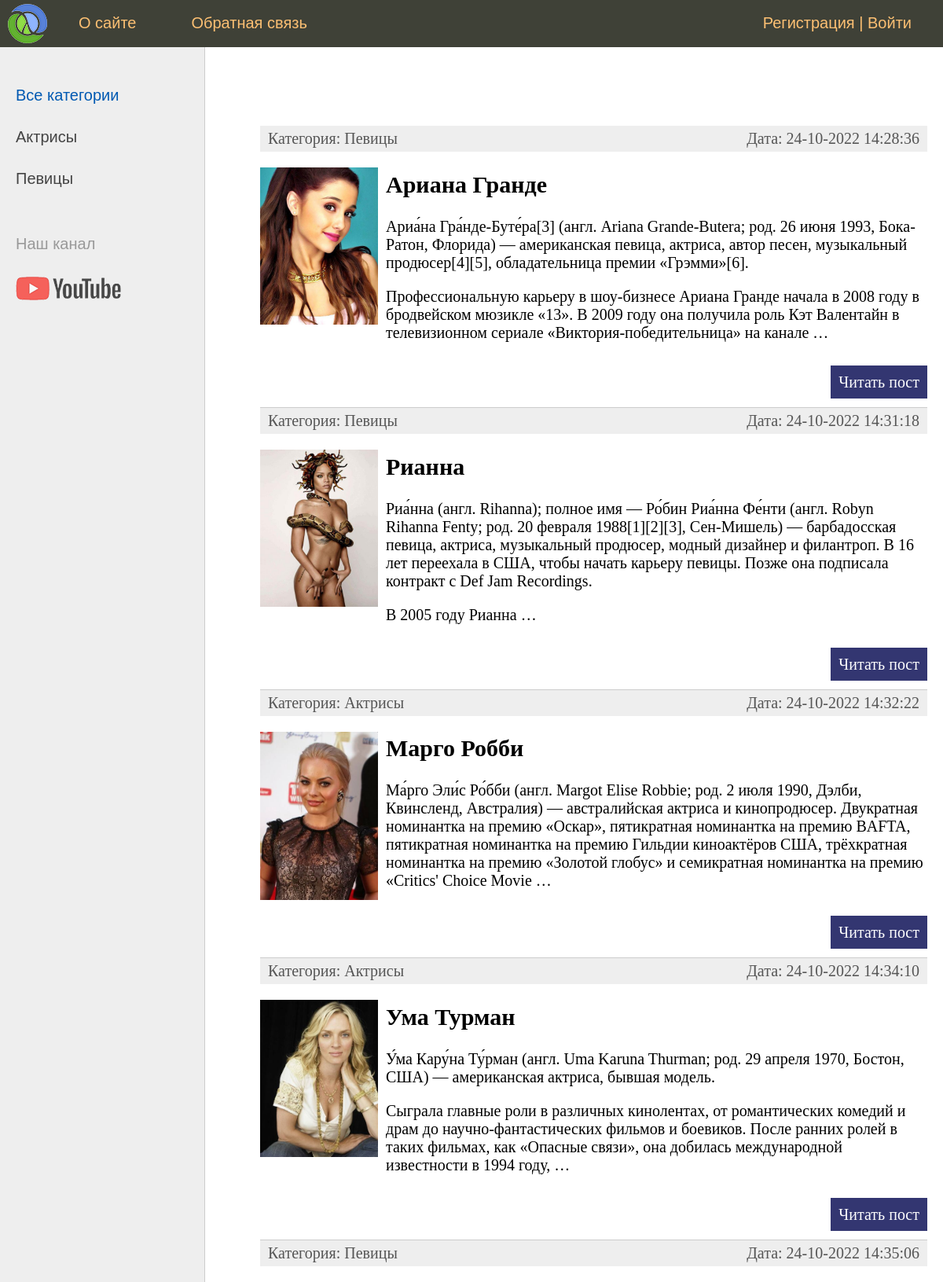
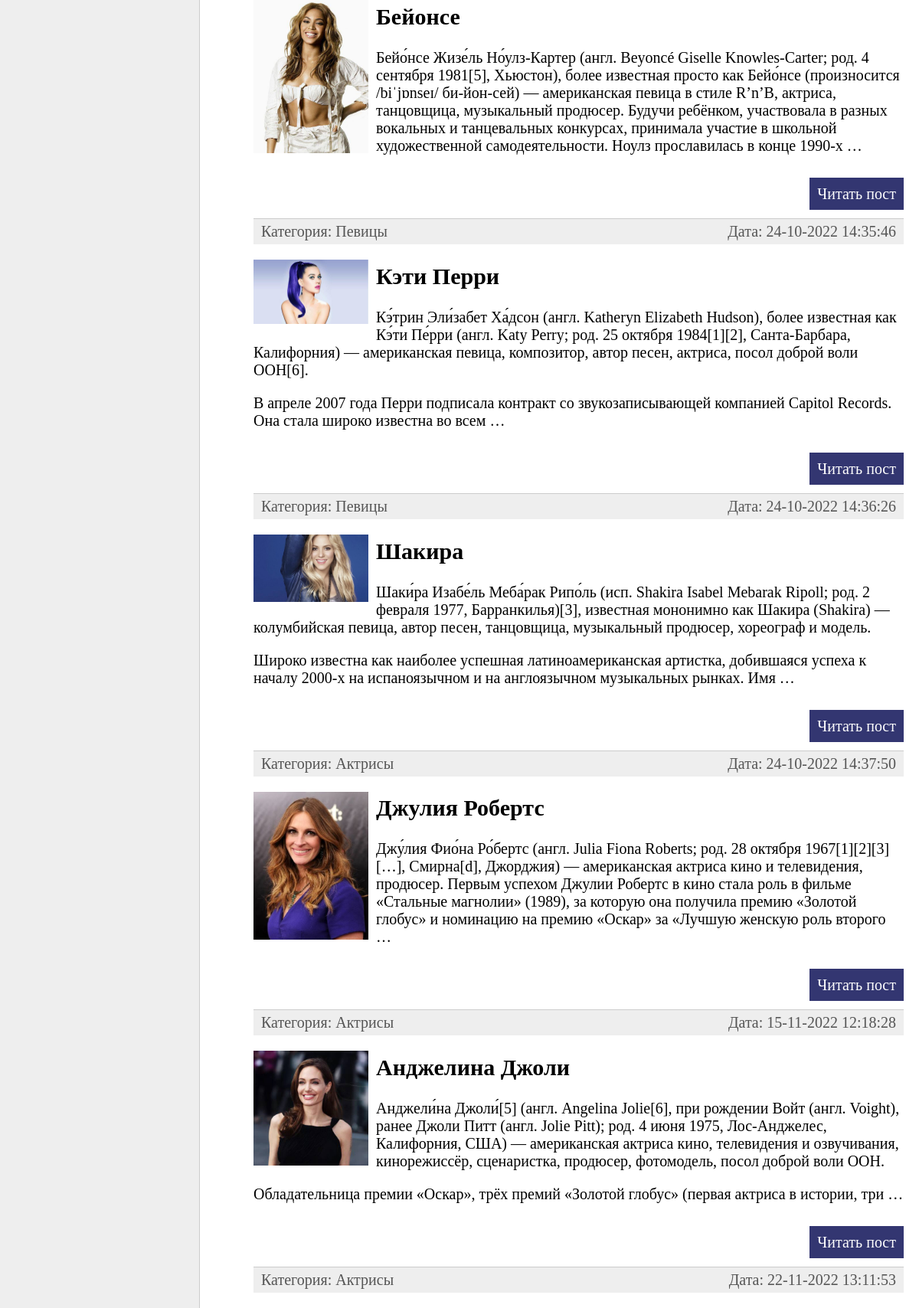
The page / (upper part) on the database its author committed (2 pictures, top to bottom).
### women/models.py (models this page shows, shortened)
class Category(models.Model):
    name = models.CharField(max_length=100, db_index=True, verbose_name='Категория')
    slug = models.SlugField(max_length=255, unique=True, db_index=True, verbose_name='URL')
    def __str__(self):
        return self.name
    def get_absolute_url(self):
        return reverse('category', kwargs={'cat_slug': self.slug})
    class Meta:
        verbose_name = 'Категория'
        verbose_name_plural = 'Категории'
        ordering = ['id']

class Women(models.Model):
    title = models.CharField(max_length=255, verbose_name='Заголовок')
    slug = models.SlugField(max_length=255, unique=True, db_index=True, verbose_name='URL')
    content = models.TextField(blank=True, verbose_name='Текст статьи')
    photo = models.ImageField(upload_to="photos/%Y/%m/%d/", verbose_name='Фото')
    time_create = models.DateTimeField(auto_now_add=True, verbose_name='Время создания')
    time_update = models.DateTimeField(auto_now=True, verbose_name='Время изменения')
    is_published = models.BooleanField(default=True, verbose_name='Публикация')
    cat = models.ForeignKey('Category', on_delete=models.PROTECT, verbose_name='Категории')
    def get_absolute_url(self):
        return reverse('post', kwargs={'post_slug': self.slug})
    class Meta:
        verbose_name = 'Известные женщины'
        verbose_name_plural = 'Известные женщины'
        ordering = ['id']

### women/views.py (the view)
# urls.py: path('', WomenHome.as_view(), name='home'),
class WomenHome(DataMixin, ListView):
    model = Women
    template_name = 'women/index.html'
    context_object_name = 'posts'
    def get_context_data(self, *, object_list=None, **kwargs):
        context = super().get_context_data(**kwargs)
        c_def = self.get_user_context(title="Главная страница")
        return dict(list(context.items()) + list(c_def.items()))
    def get_queryset(self):
        return Women.objects.filter(is_published=True).select_related('cat')

### women/utils.py (called while the page is built)
    def get_user_context(self, **kwargs):
        context = kwargs
        cats = cache.get('cats')
        if not cats:
            cats = Category.objects.annotate(Count('women'))
            cache.set('cats', cats, 60)
        user_menu = menu.copy()
        if not self.request.user.is_authenticated:
            user_menu.pop(1)
        context['menu'] = user_menu
        context['cats'] = cats
        if 'cat_selected' not in context:
            context['cat_selected'] = 0
        return context

### women/templates/women/index.html (shortened to what this page needs)
{% extends 'women/base.html' %}
{% block content %}
<ul class="list-articles">
	{% for p in posts %}
			<li><div class="article-panel">
	<p class="first">Категория: {{p.cat}}</p>
	<p class="last">Дата: {{p.time_update|date:"d-m-Y H:i:s"}}</p>
</div>
{% if p.photo %}
    <p><img class="img-article-left thumb" src="{{p.photo.url}}"></p>
{% endif %}
				<h2>{{p.title}}</h2>
	{% autoescape on %}
	{{p.content|linebreaks|truncatewords:50}}
	{% endautoescape %}
			<p class="link-read-post"><a href="{{ p.get_absolute_url }}">Читать пост</a></p>
			</li>
	{% endfor %}
</ul>
{% endblock %}

### women/templates/women/base.html (shortened to what this page needs)
{% load static %}
{% load women_tags %}
<!DOCTYPE html>
<html>
<head>
	<link type="text/css" href="{% static 'women/css/styles.css' %}" rel="stylesheet" />
</head>
<body>
<table class="table-page" border=0 cellpadding="0" cellspacing="0">
<tr><td valign=top>
{% block mainmenu %}
		<div class="header">
			<ul id="mainmenu" class="mainmenu">
			<li class="logo"><a href="{% url 'home' %}"><div class="logo"></div></a></li>
{% for m in menu %}
			<li><a href="{% url m.url_name %}">{{m.title}}</a></li>
{% endfor %}
				{% if request.user.is_authenticated %}
				<li class="last"> {{user.username}} | <a href="{% url 'logout' %}">Выйти</a></li>
				{% else %}
				<li class="last"><a href="{% url 'register' %}">Регистрация</a> | <a href="{% url 'login' %}">Войти</a></li>
				{% endif %}
			</ul>
		</div>
{% endblock mainmenu %}
<table class="table-content" border=0 cellpadding="0" cellspacing="0">
<tr>
	<td valign="top" class="left-chapters">
	<ul id="leftchapters">
{% if cat_selected == 0 %}
		<li class="selected">Все категории</li>
{% else %}
		<li><a href="{% url 'home' %}">Все категории</a></li>
{% endif %}
{% for c in cats %}
{% if c.women__count > 0 %}
	{% if c.pk == cat_selected %}
		<li class="selected">{{c.name}}</li>
	{% else %}
		<li><a href="{{ c.get_absolute_url }}">{{c.name}}</a></li>
	{% endif %}
{% endif %}
{% endfor %}
		<li class="share">
		<p>Наш канал</p>
		<a class="share-yt" href="https://www.youtube.com/channel/UClJzWfGWuGJL2t-3dYKcHTA/playlists" target="_blank" rel="nofollow"></a>
		</li>
	</ul>
</td>
<td valign="top" class="content">
	<div class="content-text">
{% block content %}
{% endblock %}
	</div>
</td></tr></table>
</td></tr>
</table>
</body>
</html>

### women/static/women/css/styles.css (style rules this page uses)
html, body { font-family: 'Arial'; margin: 0; padding: 0; height: 100%; width: 100%; color: #444; }
a { color: #0059b2; text-decoration: none; }
img { max-width: 600px; height: auto; }
img.img-article-left { max-width: 300px; height: auto; float: left; padding: 0 10px 10px 0; }
img.img-article-left.thumb { max-width: 150px; height: auto; }
p.link-read-post { text-align: right; }
p.link-read-post a { padding: 10px; min-width: 100px; background: #333671; color: #fff; text-decoration: none; }
div.article-panel { background: #eee; padding: 5px 10px 5px 10px; box-sizing: border-box; overflow: hidden; color: #555; }
div.article-panel p.first { margin: 0; float: left; }
div.article-panel p.last { margin: 0; float: right; }
ul.list-articles { list-style: none; margin: 0; padding: 0; }
ul.list-articles li { border-bottom: 1px solid #ccc; }
.table-page { width: 100%; height: 100%; vertical-align: top; }
.table-page tr { height: 100%; }
.header { background: #3F4137; height: 60px; }
.logo { background: url('../images/logo.png') no-repeat 10px 5px; width: 70px; height: 60px; }
ul.mainmenu { list-style: none; margin: 0; padding: 0; height: 60px; color: #fdc073; font-size: 20px; overflow: hidden; }
ul.mainmenu li { float: left; margin: 18px 40px 0 30px; }
ul.mainmenu li.logo { margin: 0; }
ul.mainmenu li.last { float: right; }
ul.mainmenu li a { color: #fdc073; text-decoration: none; }
.table-content { width: 100%; min-height: 100%; height: 100%; }
.left-chapters { margin: 0; background: #eee; border-right: 1px solid #ccc; min-height: 100%; }
.left-chapters ul { width: 230px; min-height: 100%; margin: 0; padding: 20px 10px 10px 20px; list-style: none; font-size: 20px; }
.left-chapters ul li { margin: 30px 0 0 0; color: #999; }
.left-chapters ul li.selected { color: #0059b2; }
.left-chapters ul li a { color: #444; text-decoration: none; }
.left-chapters ul li.share { margin: 60px 0 0 0; }
.left-chapters ul li.share p { margin: 30px 0 30px 0; }
.left-chapters ul li.share a { display: inline-block; width: 40px; height: 40px; margin: 0 20px 0 0; }
.left-chapters ul li.share a.share-yt { width: 100%; height: 30px; background: url('../images/share_yt.png') no-repeat 0 0 }
.content { padding: 40px 20px 20px 40px; width: 100%; box-sizing: border-box; }
.content-text { margin: 60px 0 0 30px; color: #000; font-size: 20px; font-family: Yandex Sans Display Light; }

### rows shown on the page
Category: name "Актрисы"
Category: name "Певицы"
Women: cat "Певицы", time_update "24-10-2022 14:28:36", photo (picture), title "Ариана Гранде", content "Ариа́на Гра́нде-Буте́ра[3] (англ. Ariana Grande-Butera; род. 26 июня 1993, Бока-Ратон, Флорида) — американская певица, актриса, автор песен, музыкальный продюсер[4][5], обладательница премии «Грэмми»[6]. Профессиональную карьеру в шоу-бизнесе Ариана Гранде начала в 2008 году в бродвейском мюзикле «13». В 2009 году она получила роль Кэт Валентайн в телевизионном сериале «Виктория-победительница» на канале …"
Women: cat "Певицы", time_update "24-10-2022 14:31:18", photo (picture), title "Рианна", content "Риа́нна (англ. Rihanna); полное имя — Ро́бин Риа́нна Фе́нти (англ. Robyn Rihanna Fenty; род. 20 февраля 1988[1][2][3], Сен-Мишель) — барбадосская певица, актриса, музыкальный продюсер, модный дизайнер и филантроп. В 16 лет переехала в США, чтобы начать карьеру певицы. Позже она подписала контракт с Def Jam Recordings. В 2005 году Рианна …"
Women: cat "Актрисы", time_update "24-10-2022 14:32:22", photo (picture), title "Марго Робби", content "Ма́рго Эли́с Ро́бби (англ. Margot Elise Robbie; род. 2 июля 1990, Дэлби, Квинсленд, Австралия) — австралийская актриса и кинопродюсер. Двукратная номинантка на премию «Оскар», пятикратная номинантка на премию BAFTA, пятикратная номинантка на премию Гильдии киноактёров США, трёхкратная номинантка на премию «Золотой глобус» и семикратная номинантка на премию «Critics' Choice Movie …"
Women: cat "Актрисы", time_update "24-10-2022 14:34:10", photo (picture), title "Ума Турман", content "У́ма Кару́на Ту́рман (англ. Uma Karuna Thurman; род. 29 апреля 1970, Бостон, США) — американская актриса, бывшая модель. Сыграла главные роли в различных кинолентах, от романтических комедий и драм до научно-фантастических фильмов и боевиков. После ранних ролей в таких фильмах, как «Опасные связи», она добилась международной известности в 1994 году, …"
Women: cat "Певицы", time_update "24-10-2022 14:35:06", photo (picture), title "Бейонсе", content "Бейо́нсе Жизе́ль Но́улз-Картер (англ. Beyoncé Giselle Knowles-Carter; род. 4 сентября 1981[5], Хьюстон), более известная просто как Бейо́нсе (произносится /biˈjɒnseɪ/ би-йон-сей) — американская певица в стиле R’n’B, актриса, танцовщица, музыкальный продюсер. Будучи ребёнком, участвовала в разных вокальных и танцевальных конкурсах, принимала участие в школьной художественной самодеятельности. Ноулз прославилась в конце 1990-х …"
Women: cat "Певицы", time_update "24-10-2022 14:35:46", photo (picture), title "Кэти Перри", content "Кэ́трин Эли́забет Ха́дсон (англ. Katheryn Elizabeth Hudson), более известная как Кэ́ти Пе́рри (англ. Katy Perry; род. 25 октября 1984[1][2], Санта-Барбара, Калифорния) — американская певица, композитор, автор песен, актриса, посол доброй воли ООН[6]. В апреле 2007 года Перри подписала контракт со звукозаписывающей компанией Capitol Records. Она стала широко известна во всем …"
Women: cat "Певицы", time_update "24-10-2022 14:36:26", photo (picture), title "Шакира", content "Шаки́ра Изабе́ль Меба́рак Рипо́ль (исп. Shakira Isabel Mebarak Ripoll; род. 2 февраля 1977, Барранкилья)[3], известная мононимно как Шакира (Shakira) — колумбийская певица, автор песен, танцовщица, музыкальный продюсер, хореограф и модель. Широко известна как наиболее успешная латиноамериканская артистка, добившаяся успеха к началу 2000-х на испаноязычном и на англоязычном музыкальных рынках. Имя …"
Women: cat "Актрисы", time_update "24-10-2022 14:37:50", photo (picture), title "Джулия Робертс", content "Джу́лия Фио́на Ро́бертс (англ. Julia Fiona Roberts; род. 28 октября 1967[1][2][3][…], Смирна[d], Джорджия) — американская актриса кино и телевидения, продюсер. Первым успехом Джулии Робертс в кино стала роль в фильме «Стальные магнолии» (1989), за которую она получила премию «Золотой глобус» и номинацию на премию «Оскар» за «Лучшую женскую роль второго …"
Women: cat "Актрисы", time_update "15-11-2022 12:18:28", photo (picture), title "Анджелина Джоли", content "Анджели́на Джоли́[5] (англ. Angelina Jolie[6], при рождении Войт (англ. Voight), ранее Джоли Питт (англ. Jolie Pitt); род. 4 июня 1975, Лос-Анджелес, Калифорния, США) — американская актриса кино, телевидения и озвучивания, кинорежиссёр, сценаристка, продюсер, фотомодель, посол доброй воли ООН. Обладательница премии «Оскар», трёх премий «Золотой глобус» (первая актриса в истории, три …"
Women: cat "Актрисы", time_update "22-11-2022 13:11:53"

### other values the page prints
{{ m.title }} "О сайте" "Обратная связь"
